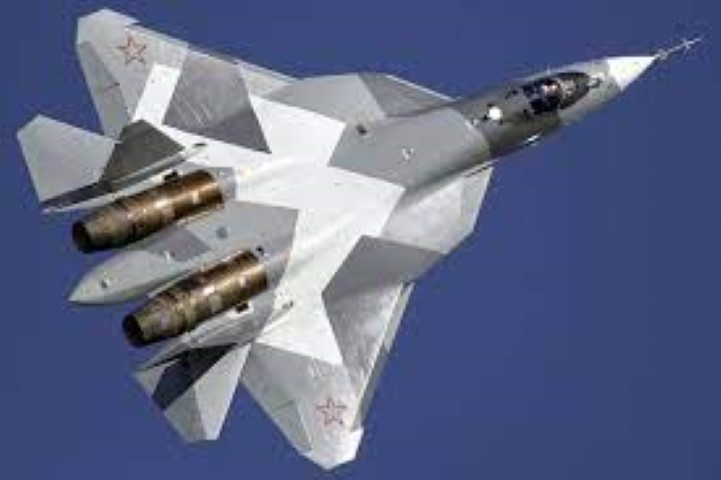
#> input picture merged/plane (3).jpg, 721 x 480 px; its folder holds 4 pictures in this run
$ python dataset.py
#> lines starting #> are read from the running program, lines starting #| are printed output that depends on the picture
from PIL import Image
import numpy as np
import sys
import os
import csv
# default format can be changed as needed
def createFileList(myDir, format='.jpg'):
#> called with myDir = '/Users/Owner/Desktop/TWP/merged', format = '.jpg'
    fileList = []
    print(myDir)
    labels = []
    names = []
    keywords = {"t" : "1","plane": "0",} # keys and values to be changed as needed
    for root, dirs, files in os.walk(myDir, topdown=True):
        for name in files:
            if name.endswith(format):
                fullName = os.path.join(root, name)
                fileList.append(fullName)
            for keyword in keywords:
                if keyword in name:
                    labels.append(keywords[keyword])
                else:
                    continue
            names.append(name)
    return fileList, labels, names

# load the original image

myFileList, labels, names  = createFileList('/Users/Owner/Desktop/TWP/merged')
i = 0
for file in myFileList:
    print(file)
    img_file = Image.open(file)
#> img_file is the input picture: PIL image 721x480 RGB; mean R, G, B 95.9, 103.4, 134.1
    # img_file.show()
# get original image parameters...
    width, height = img_file.size
#> width = 721; height = 480
    format = img_file.format
#> format = 'JPEG'
    mode = img_file.mode
#> mode = 'RGB'
# Make image Greyscale
    img_grey = img_file.convert('RGB')
    #img_grey.save('result.png')
    #img_grey.show()
# Save Greyscale values
    value = np.asarray(img_grey.getdata(), dtype=np.int64).reshape((width, height, 3))
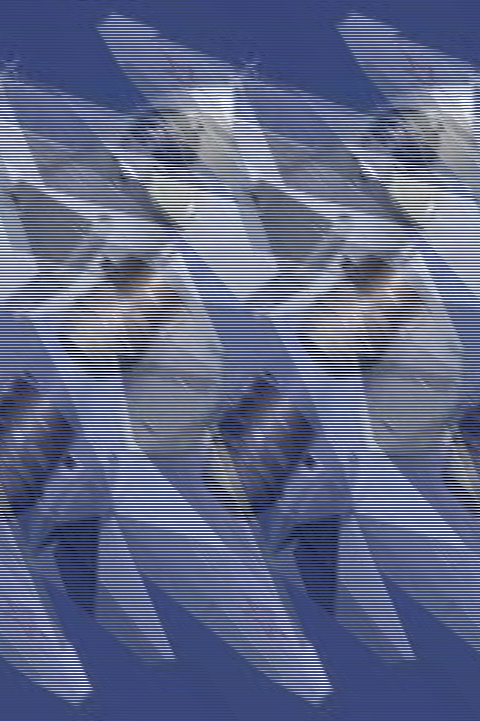
#> value: shape (721, 480, 3) int64; mean R, G, B 95.9, 103.4, 134.1
    value = value.flatten()

    value = np.append(value,labels[i])
    i +=1

    print(value)
#> (printed output is left out)
    with open("TandP.csv", 'a') as f:
        writer = csv.writer(f)
        writer.writerow(value)
#> pass 2 of the loop `for file in myFileList:`:
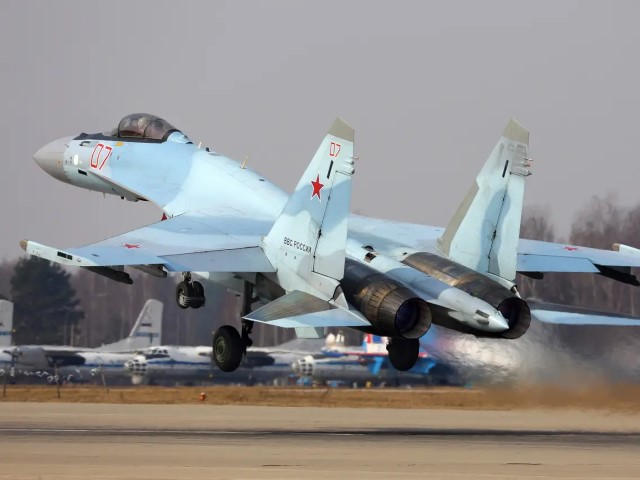
#> input picture merged/plane (1).jpg, 640 x 480 px
#> img_file is the input picture: PIL image 640x480 RGB; mean R, G, B 144.8, 143.6, 143.7
#> `value = np.asarray(img_grey.getdata(), dtype=np.int64).reshape((width,..`:
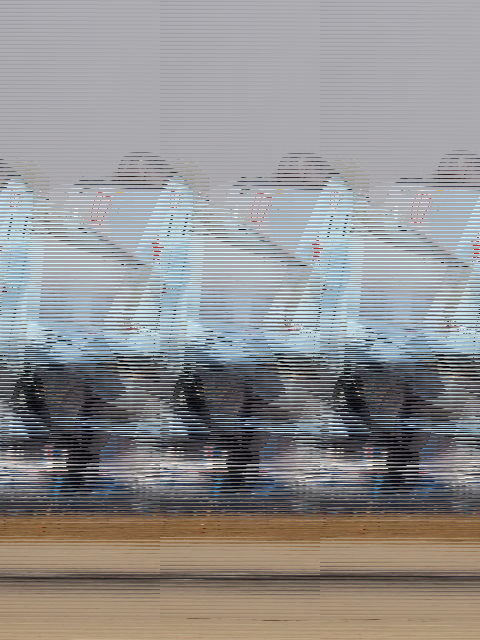
#> value: shape (640, 480, 3) int64; mean R, G, B 144.8, 143.6, 143.7
#> (printed output is left out)
#> pass 3 of the loop `for file in myFileList:`:
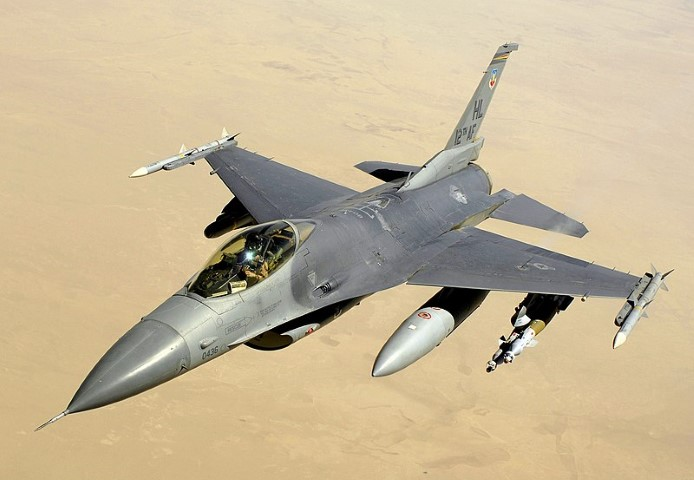
#> input picture merged/plane (4).jpg, 694 x 480 px
#> img_file is the input picture: PIL image 694x480 RGB; mean R, G, B 199, 182.7, 151.8
#> `value = np.asarray(img_grey.getdata(), dtype=np.int64).reshape((width,..`:
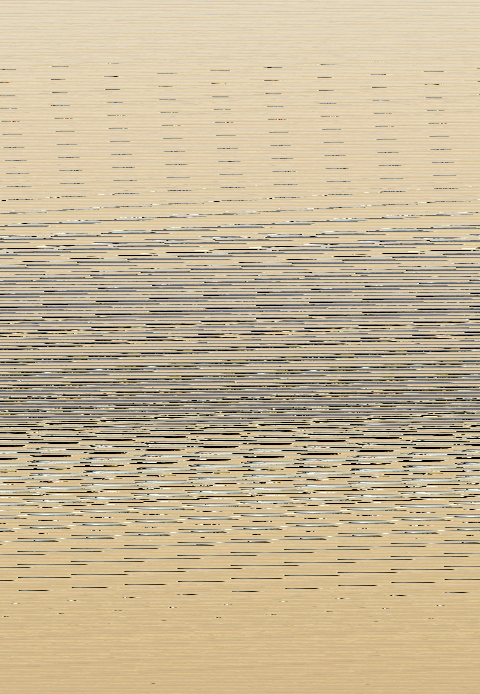
#> value: shape (694, 480, 3) int64; mean R, G, B 199, 182.7, 151.8
#> (printed output is left out)
#> the loop made 4 passes; the first 3 are shown
